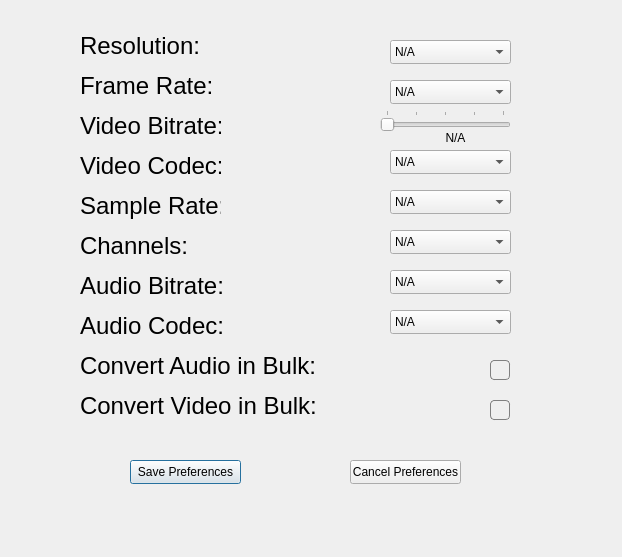
<?xml version="1.0" encoding="UTF-8"?>
<ui version="4.0">
 <class>VideoAudioPreferences</class>
 <widget class="QDialog" name="VideoAudioPreferences">
  <property name="geometry">
   <rect>
    <x>0</x>
    <y>0</y>
    <width>622</width>
    <height>557</height>
   </rect>
  </property>
  <property name="windowTitle">
   <string>Dialog</string>
  </property>
  <widget class="QLabel" name="resolution_label">
   <property name="geometry">
    <rect>
     <x>80</x>
     <y>30</y>
     <width>141</width>
     <height>31</height>
    </rect>
   </property>
   <property name="font">
    <font>
     <pointsize>18</pointsize>
    </font>
   </property>
   <property name="text">
    <string>Resolution: </string>
   </property>
  </widget>
  <widget class="QComboBox" name="video_resolution">
   <property name="geometry">
    <rect>
     <x>390</x>
     <y>40</y>
     <width>121</width>
     <height>24</height>
    </rect>
   </property>
   <item>
    <property name="text">
     <string>N/A</string>
    </property>
   </item>
   <item>
    <property name="text">
     <string>144p</string>
    </property>
   </item>
   <item>
    <property name="text">
     <string>240p</string>
    </property>
   </item>
   <item>
    <property name="text">
     <string>360p</string>
    </property>
   </item>
   <item>
    <property name="text">
     <string>480p</string>
    </property>
   </item>
   <item>
    <property name="text">
     <string>720p</string>
    </property>
   </item>
   <item>
    <property name="text">
     <string>1080p</string>
    </property>
   </item>
   <item>
    <property name="text">
     <string>1440p</string>
    </property>
   </item>
   <item>
    <property name="text">
     <string>1800p</string>
    </property>
   </item>
   <item>
    <property name="text">
     <string>2160p</string>
    </property>
   </item>
  </widget>
  <widget class="QLabel" name="frame_rate_label">
   <property name="geometry">
    <rect>
     <x>80</x>
     <y>70</y>
     <width>131</width>
     <height>31</height>
    </rect>
   </property>
   <property name="font">
    <font>
     <pointsize>18</pointsize>
    </font>
   </property>
   <property name="text">
    <string>Frame Rate: </string>
   </property>
  </widget>
  <widget class="QComboBox" name="frame_rate">
   <property name="geometry">
    <rect>
     <x>390</x>
     <y>80</y>
     <width>121</width>
     <height>24</height>
    </rect>
   </property>
   <item>
    <property name="text">
     <string>N/A</string>
    </property>
   </item>
   <item>
    <property name="text">
     <string>24 fps</string>
    </property>
   </item>
   <item>
    <property name="text">
     <string>30 fps</string>
    </property>
   </item>
   <item>
    <property name="text">
     <string>60 fps</string>
    </property>
   </item>
  </widget>
  <widget class="QLabel" name="video_bitrate_label">
   <property name="geometry">
    <rect>
     <x>80</x>
     <y>110</y>
     <width>141</width>
     <height>31</height>
    </rect>
   </property>
   <property name="font">
    <font>
     <pointsize>18</pointsize>
    </font>
   </property>
   <property name="text">
    <string>Video Bitrate: </string>
   </property>
  </widget>
  <widget class="QLabel" name="video_codec_label">
   <property name="geometry">
    <rect>
     <x>80</x>
     <y>150</y>
     <width>141</width>
     <height>31</height>
    </rect>
   </property>
   <property name="font">
    <font>
     <pointsize>18</pointsize>
    </font>
   </property>
   <property name="text">
    <string>Video Codec: </string>
   </property>
  </widget>
  <widget class="QSlider" name="video_br_slider">
   <property name="geometry">
    <rect>
     <x>380</x>
     <y>110</y>
     <width>131</width>
     <height>21</height>
    </rect>
   </property>
   <property name="maximum">
    <number>4</number>
   </property>
   <property name="singleStep">
    <number>1</number>
   </property>
   <property name="pageStep">
    <number>1</number>
   </property>
   <property name="orientation">
    <enum>Qt::Orientation::Horizontal</enum>
   </property>
   <property name="tickPosition">
    <enum>QSlider::TickPosition::TicksAbove</enum>
   </property>
   <property name="tickInterval">
    <number>1</number>
   </property>
  </widget>
  <widget class="QLabel" name="video_bitrate_level">
   <property name="geometry">
    <rect>
     <x>390</x>
     <y>130</y>
     <width>131</width>
     <height>16</height>
    </rect>
   </property>
   <property name="layoutDirection">
    <enum>Qt::LayoutDirection::LeftToRight</enum>
   </property>
   <property name="text">
    <string>N/A</string>
   </property>
   <property name="alignment">
    <set>Qt::AlignmentFlag::AlignCenter</set>
   </property>
  </widget>
  <widget class="QLabel" name="audio_bitrate_label">
   <property name="geometry">
    <rect>
     <x>80</x>
     <y>270</y>
     <width>151</width>
     <height>31</height>
    </rect>
   </property>
   <property name="font">
    <font>
     <pointsize>18</pointsize>
    </font>
   </property>
   <property name="text">
    <string>Audio Bitrate:</string>
   </property>
  </widget>
  <widget class="QComboBox" name="audio_bitrate">
   <property name="geometry">
    <rect>
     <x>390</x>
     <y>270</y>
     <width>121</width>
     <height>24</height>
    </rect>
   </property>
   <item>
    <property name="text">
     <string>N/A</string>
    </property>
   </item>
   <item>
    <property name="text">
     <string>64 kbps</string>
    </property>
   </item>
   <item>
    <property name="text">
     <string>128 kbps</string>
    </property>
   </item>
   <item>
    <property name="text">
     <string>192 kbps</string>
    </property>
   </item>
   <item>
    <property name="text">
     <string>256 kbps</string>
    </property>
   </item>
   <item>
    <property name="text">
     <string>320 kbps</string>
    </property>
   </item>
  </widget>
  <widget class="QLabel" name="audio_codec_label">
   <property name="geometry">
    <rect>
     <x>80</x>
     <y>310</y>
     <width>151</width>
     <height>31</height>
    </rect>
   </property>
   <property name="font">
    <font>
     <pointsize>18</pointsize>
    </font>
   </property>
   <property name="text">
    <string>Audio Codec: </string>
   </property>
  </widget>
  <widget class="QLabel" name="sample_rate_label">
   <property name="geometry">
    <rect>
     <x>80</x>
     <y>190</y>
     <width>141</width>
     <height>31</height>
    </rect>
   </property>
   <property name="font">
    <font>
     <pointsize>18</pointsize>
    </font>
   </property>
   <property name="text">
    <string>Sample Rate: </string>
   </property>
  </widget>
  <widget class="QLabel" name="audio_channels_label">
   <property name="geometry">
    <rect>
     <x>80</x>
     <y>230</y>
     <width>111</width>
     <height>31</height>
    </rect>
   </property>
   <property name="font">
    <font>
     <pointsize>18</pointsize>
    </font>
   </property>
   <property name="text">
    <string>Channels: </string>
   </property>
  </widget>
  <widget class="QComboBox" name="video_codec">
   <property name="geometry">
    <rect>
     <x>390</x>
     <y>150</y>
     <width>121</width>
     <height>24</height>
    </rect>
   </property>
   <item>
    <property name="text">
     <string>N/A</string>
    </property>
   </item>
   <item>
    <property name="text">
     <string>H.264</string>
    </property>
   </item>
   <item>
    <property name="text">
     <string>H.265</string>
    </property>
   </item>
   <item>
    <property name="text">
     <string>VP9</string>
    </property>
   </item>
   <item>
    <property name="text">
     <string>AV1</string>
    </property>
   </item>
   <item>
    <property name="text">
     <string>FFV1</string>
    </property>
   </item>
  </widget>
  <widget class="QComboBox" name="audio_codec">
   <property name="geometry">
    <rect>
     <x>390</x>
     <y>310</y>
     <width>121</width>
     <height>24</height>
    </rect>
   </property>
   <item>
    <property name="text">
     <string>N/A</string>
    </property>
   </item>
   <item>
    <property name="text">
     <string>AAC</string>
    </property>
   </item>
   <item>
    <property name="text">
     <string>MP3</string>
    </property>
   </item>
   <item>
    <property name="text">
     <string>OPUS</string>
    </property>
   </item>
   <item>
    <property name="text">
     <string>FLAC</string>
    </property>
   </item>
   <item>
    <property name="text">
     <string>PCM</string>
    </property>
   </item>
  </widget>
  <widget class="QComboBox" name="sample_rate">
   <property name="geometry">
    <rect>
     <x>390</x>
     <y>190</y>
     <width>121</width>
     <height>24</height>
    </rect>
   </property>
   <item>
    <property name="text">
     <string>N/A</string>
    </property>
   </item>
   <item>
    <property name="text">
     <string>8000 Hz</string>
    </property>
   </item>
   <item>
    <property name="text">
     <string>22050 Hz</string>
    </property>
   </item>
   <item>
    <property name="text">
     <string>44100 Hz</string>
    </property>
   </item>
   <item>
    <property name="text">
     <string>48000 Hz</string>
    </property>
   </item>
   <item>
    <property name="text">
     <string>96000 Hz</string>
    </property>
   </item>
   <item>
    <property name="text">
     <string>192000 Hz</string>
    </property>
   </item>
  </widget>
  <widget class="QComboBox" name="channels">
   <property name="geometry">
    <rect>
     <x>390</x>
     <y>230</y>
     <width>121</width>
     <height>24</height>
    </rect>
   </property>
   <item>
    <property name="text">
     <string>N/A</string>
    </property>
   </item>
   <item>
    <property name="text">
     <string>Mono</string>
    </property>
   </item>
   <item>
    <property name="text">
     <string>Stereo</string>
    </property>
   </item>
   <item>
    <property name="text">
     <string>5.1 Surround</string>
    </property>
   </item>
   <item>
    <property name="text">
     <string>7.1 Surround</string>
    </property>
   </item>
  </widget>
  <widget class="QPushButton" name="save_preferences">
   <property name="geometry">
    <rect>
     <x>130</x>
     <y>460</y>
     <width>111</width>
     <height>24</height>
    </rect>
   </property>
   <property name="text">
    <string>Save Preferences</string>
   </property>
  </widget>
  <widget class="QPushButton" name="cancel_preferences">
   <property name="geometry">
    <rect>
     <x>350</x>
     <y>460</y>
     <width>111</width>
     <height>24</height>
    </rect>
   </property>
   <property name="text">
    <string>Cancel Preferences</string>
   </property>
  </widget>
  <widget class="QLabel" name="audio_bulk_label">
   <property name="geometry">
    <rect>
     <x>80</x>
     <y>350</y>
     <width>241</width>
     <height>31</height>
    </rect>
   </property>
   <property name="font">
    <font>
     <pointsize>18</pointsize>
    </font>
   </property>
   <property name="text">
    <string>Convert Audio in Bulk: </string>
   </property>
  </widget>
  <widget class="QCheckBox" name="audio_bulk_cb">
   <property name="geometry">
    <rect>
     <x>490</x>
     <y>360</y>
     <width>21</width>
     <height>21</height>
    </rect>
   </property>
   <property name="font">
    <font>
     <pointsize>9</pointsize>
    </font>
   </property>
   <property name="styleSheet">
    <string notr="true">QCheckBox::indicator {
    width: 18px;
    height: 18px;
	border: 1px solid grey;
	border-radius: 4px;
	color: white;
}

QCheckBox::indicator:checked {
	background: #32a6ff;
}</string>
   </property>
   <property name="text">
    <string/>
   </property>
   <property name="iconSize">
    <size>
     <width>16</width>
     <height>16</height>
    </size>
   </property>
  </widget>
  <widget class="QLabel" name="vide_bulk_label">
   <property name="geometry">
    <rect>
     <x>80</x>
     <y>390</y>
     <width>241</width>
     <height>31</height>
    </rect>
   </property>
   <property name="font">
    <font>
     <pointsize>18</pointsize>
    </font>
   </property>
   <property name="text">
    <string>Convert Video in Bulk: </string>
   </property>
  </widget>
  <widget class="QCheckBox" name="video_bulk_cb">
   <property name="geometry">
    <rect>
     <x>490</x>
     <y>400</y>
     <width>21</width>
     <height>21</height>
    </rect>
   </property>
   <property name="styleSheet">
    <string notr="true">QCheckBox::indicator {
    width: 18px;
    height: 18px;
	border: 1px solid grey;
	border-radius: 4px;
	color: white;
}

QCheckBox::indicator:checked {
	background: #32a6ff;
}</string>
   </property>
   <property name="text">
    <string/>
   </property>
  </widget>
 </widget>
 <resources/>
 <connections/>
</ui>
